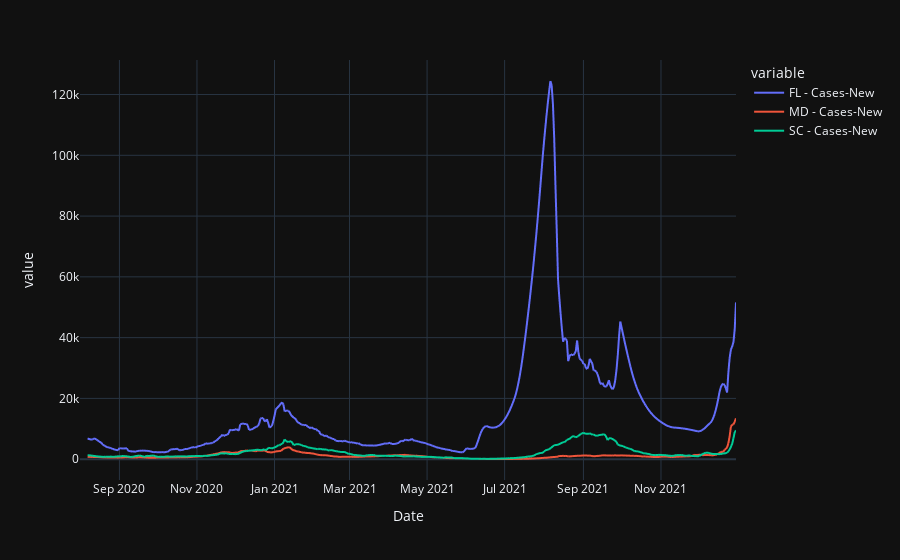

Notebook cell for this chart:
### Markdown cell above
- [x] Would like to have a call back function (or modify `fn.app_functions.get_states_to_plot`) to optionally plot a rolling mean.
    - Added a checkbox
    
- Need to add back normalizing by population

### Code cell
## Apply smooothing
px.line(plot_df.rolling(7).mean())

### Figure 1 — Plotly figure (JSON) as saved in the notebook; plotly's stock layout.template omitted (floating-point values rounded to 4 significant figures; data arrays with more than 128 entries replaced by an {"elided": "..."} marker saying what was removed)
{"data": [{"hovertemplate": "variable=FL - Cases-New<br>Date=%{x}<br>value=%{y}<extra></extra>", "legendgroup": "FL - Cases-New", "line": {"color": "#636efa", "dash": "solid"}, "mode": "lines", "name": "FL - Cases-New", "showlegend": true, "type": "scattergl", "x": {"elided": "517 str values"}, "xaxis": "x", "y": {"elided": "517 float values"}, "yaxis": "y"}, {"hovertemplate": "variable=MD - Cases-New<br>Date=%{x}<br>value=%{y}<extra></extra>", "legendgroup": "MD - Cases-New", "line": {"color": "#EF553B", "dash": "solid"}, "mode": "lines", "name": "MD - Cases-New", "showlegend": true, "type": "scattergl", "x": {"elided": "517 str values"}, "xaxis": "x", "y": {"elided": "517 float values"}, "yaxis": "y"}, {"hovertemplate": "variable=SC - Cases-New<br>Date=%{x}<br>value=%{y}<extra></extra>", "legendgroup": "SC - Cases-New", "line": {"color": "#00cc96", "dash": "solid"}, "mode": "lines", "name": "SC - Cases-New", "showlegend": true, "type": "scattergl", "x": {"elided": "517 str values"}, "xaxis": "x", "y": {"elided": "517 float values"}, "yaxis": "y"}], "layout": {"legend": {"title": {"text": "variable"}, "tracegroupgap": 0}, "margin": {"t": 60}, "xaxis": {"anchor": "y", "domain": [0, 1], "title": {"text": "Date"}}, "yaxis": {"anchor": "x", "domain": [0, 1], "title": {"text": "value"}}}}
